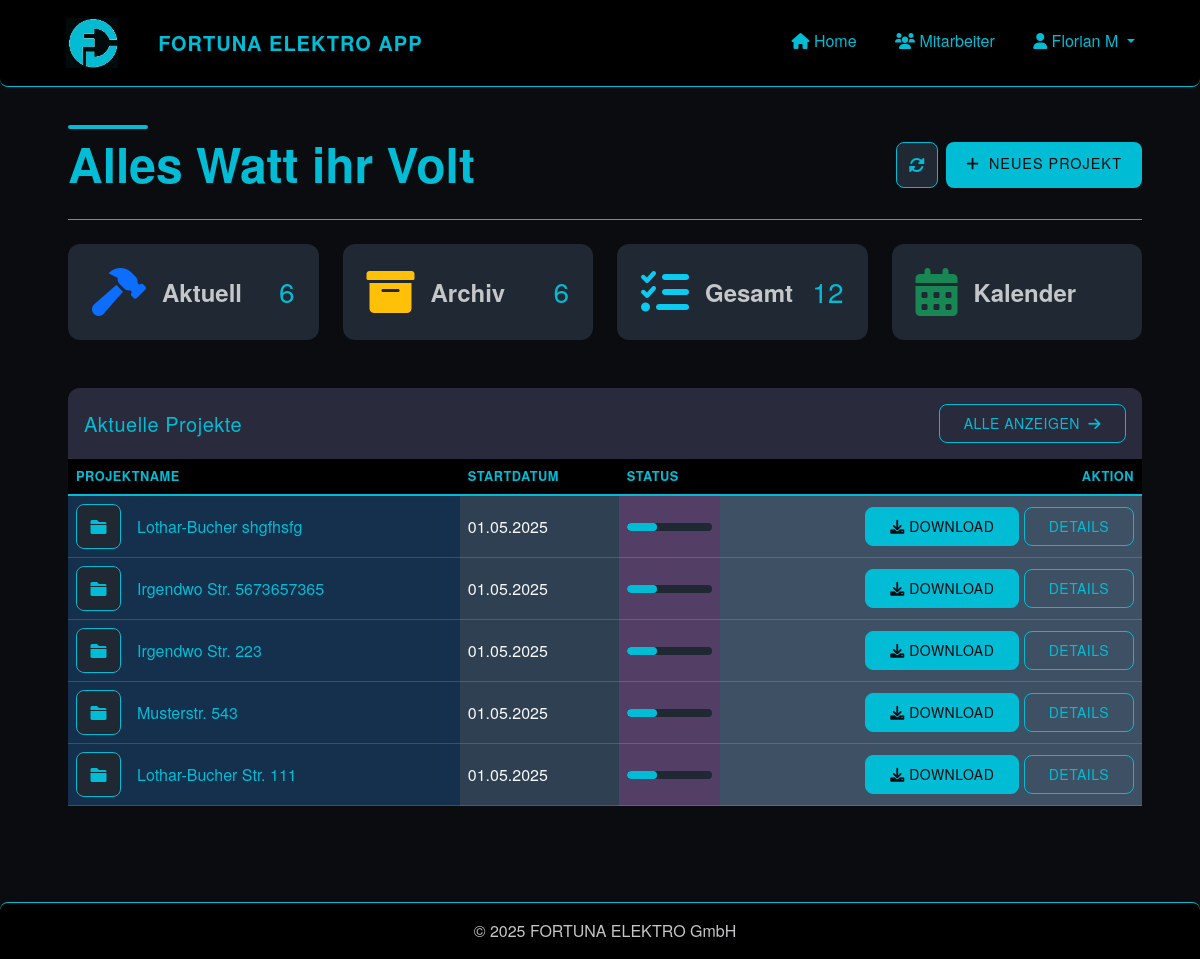
The app's page / (signed in) with its own data.
### app/models/user.py (models this page shows, shortened)
class User(UserMixin, db.Model):
    id = db.Column(db.Integer, primary_key=True)
    username = db.Column(db.String(64), unique=True, nullable=False)
    password_hash = db.Column(db.String(128), nullable=False)
    role = db.Column(db.String(20), nullable=False, default='installateur')  # 'admin' oder 'installateur'
    is_active = db.Column(db.Boolean, default=True)
    created_at = db.Column(db.DateTime, default=datetime.utcnow)
    projects = db.relationship('Project', backref='creator', lazy='dynamic')
    files = db.relationship('File', backref='uploader', lazy='dynamic')
    timesheets = db.relationship('Timesheet', backref='employee', lazy='dynamic')
    def is_admin(self):
        return self.role == 'admin'

### app/models/project.py (models this page shows, shortened)
class Project(db.Model):
    id = db.Column(db.Integer, primary_key=True)
    name = db.Column(db.String(128), nullable=False)  # Adresse als Projektname
    description = db.Column(db.Text)
    start_date = db.Column(db.DateTime, default=datetime.utcnow)
    end_date = db.Column(db.DateTime)
    status = db.Column(db.String(20), default='in_bearbeitung')  # 'in_bearbeitung', 'abgeschlossen', 'archiviert'
    creator_id = db.Column(db.Integer, db.ForeignKey('user.id'), nullable=False)
    files = db.relationship('File', backref='project', lazy='dynamic', cascade='all, delete-orphan')
    timesheets = db.relationship('Timesheet', backref='project', lazy='dynamic', cascade='all, delete-orphan')

### app/routes/dashboard.py (the view)
@dashboard.route('/')
@login_required
def index():
    in_progress = Project.query.filter_by(status='in_bearbeitung').order_by(Project.start_date.desc()).all()
    archived = Project.query.filter_by(status='archiviert').order_by(Project.start_date.desc()).all()
    return render_template(
        'dashboard/index.html',
        title='Dashboard',
        in_progress=in_progress,
        archived=archived
    )

### app/models/user.py (called while the page is built)
@login_manager.user_loader
def load_user(id):
    return User.query.get(int(id))

### app/templates/dashboard/index.html (shortened to what this page needs)
{% extends "base.html" %}
{% block content %}
<div class="container-fluid py-4">
    <div class="d-flex flex-column flex-md-row justify-content-between align-items-start align-items-md-center mb-4 gap-3">
        <div class="position-relative">
            <div class="dashboard-heading-decoration"></div>
            <h4 class="fw-bold mb-1 display-5 position-relative">Alles Watt ihr Volt</h4>
        </div>
        <div class="d-flex">
            <a href="{{ url_for('dashboard.index') }}" class="btn btn-light me-2 btn-refresh" aria-label="Aktualisieren">
                <i class="fas fa-sync-alt"></i>
            </a>
            <a href="{{ url_for('projects.new_project') }}" class="btn btn-gradient">
                <i class="fas fa-plus me-1"></i> Neues Projekt
            </a>
        </div>
    </div>
<div class="row g-4 mb-5">
    <div class="col-12 col-sm-6 col-lg-3">
        <div class="card h-100 border-0 shadow-hover stat-card custom-stat-card" data-bs-toggle="modal" data-bs-target="#projectsModal" data-tab-target="in-progress-tab">
            <div class="card-body p-4">
                <div class="d-flex align-items-center justify-content-between">
                    <div class="d-flex align-items-center gap-3">
                        <i class="fas fa-hammer fa-3x text-primary"></i>
                        <span class="text-muted fw-bold fs-4">Aktuell</span>
                    </div>
                    <h3 class="mb-0">{{ in_progress|length }}</h3>
                </div>
            </div>
        </div>
    </div>
    <div class="col-12 col-sm-6 col-lg-3">
        <div class="card h-100 border-0 shadow-hover stat-card custom-stat-card" data-bs-toggle="modal" data-bs-target="#projectsModal" data-tab-target="archived-tab">
            <div class="card-body p-4">
                <div class="d-flex align-items-center justify-content-between">
                    <div class="d-flex align-items-center gap-3">
                        <i class="fas fa-archive fa-3x text-warning"></i>
                        <span class="text-muted fw-bold fs-4">Archiv</span>
                    </div>
                    <h3 class="mb-0">{{ archived|length }}</h3>
                </div>
            </div>
        </div>
    </div>
    <div class="col-12 col-sm-6 col-lg-3">
        <div class="card h-100 border-0 shadow-hover stat-card custom-stat-card" data-bs-toggle="modal" data-bs-target="#projectsModal" data-tab-target="all-tab">
            <div class="card-body p-4">
                <div class="d-flex align-items-center justify-content-between">
                    <div class="d-flex align-items-center gap-3">
                        <i class="fas fa-tasks fa-3x text-info"></i>
                        <span class="text-muted fw-bold fs-4">Gesamt</span>
                    </div>
                    <h3 class="mb-0">{{ (in_progress|length) + (completed|length) + (archived|length) }}</h3>
                </div>
            </div>
        </div>
    </div>
    <div class="col-12 col-sm-6 col-lg-3">
        <div class="card h-100 border-0 shadow-hover stat-card custom-stat-card" data-bs-toggle="modal" data-bs-target="#projectsModal" data-tab-target="calendar-tab">
            <div class="card-body p-4">
                <div class="d-flex align-items-center justify-content-between">
                    <div class="d-flex align-items-center gap-3">
                        <i class="fas fa-calendar-alt fa-3x text-success"></i>
                        <span class="text-muted fw-bold fs-4">Kalender</span>
                    </div>
                </div>
            </div>
        </div>
    </div>
</div>
<div class="row mb-4">
    <div class="col-12">
        <div class="card border-0 shadow-hover aktuelle-projekte">
            <div class="card-header border-0 py-3">
                <div class="d-flex justify-content-between align-items-center">
                    <h5 class="mb-0"> Aktuelle Projekte</h5>
                    <button class="btn btn-sm btn-outline-primary" data-bs-toggle="modal" data-bs-target="#projectsModal">
                        Alle anzeigen <i class="fas fa-arrow-right ms-1"></i>
                    </button>
                </div>
            </div>
            <div class="card-body p-0">
                {% if in_progress %}
                    <div class="table-responsive" >
                        <table class="table table-hover align-middle mb-0" >
                            <thead>
                                <tr>
                                    <th>Projektname</th>
                                    <th class="d-none d-md-table-cell">Startdatum</th>
                                    <th class="d-none d-lg-table-cell" >Status</th>
                                    <th class="text-end">Aktion</th>
                                </tr>
                            </thead>
                            <tbody>
                                {% for project in in_progress[:5] %}
                                    <tr>
                                        <td style="background-color: #14304d">
                                            <div class="d-flex align-items-center" >
                                                <div class="project-icon me-3" >
                                                    <i class="fas fa-folder" style="color: var(--accent);"></i>
                                                </div>
                                                <div>
                                                    <h6 class="mb-0" >{{ project.name }}</h6>
                                                </div>
                                            </div>
                                        </td>
                                        <td class="d-none d-md-table-cell text-light" style="background-color: #2f4052">{{ project.start_date.strftime('%d.%m.%Y') }}</td>
                                        <td class="d-none d-lg-table-cell" style="background-color: #533f66">
                                            <div class="progress" style="height: 8px; background-color: var(--primary-light);">
                                                <div class="progress-bar" role="progressbar" style="width:35%; background-color: var(--accent);"></div>
                                            </div>
                                        </td>
                                        <td class="text-end"  style="background-color: #3e5063">
                                            <a href="{{ url_for('files.download_project', project_id=project.id) }}" class="btn btn-sm btn-primary">
                                                <i class="fas fa-download"></i> Download
                                            </a>
                                            <a href="{{ url_for('projects.view_project', project_id=project.id) }}" class="btn btn-sm btn-outline-primary">
                                                Details
                                            </a>
                                        </td>
                                    </tr>
                                {% endfor %}
                            </tbody>
                        </table>
                    </div>
                {% endif %}
            </div>
        </div>
    </div>
</div>
</div>
                        {% set all_projects = in_progress + archived %}
{% endblock %}

### app/templates/base.html (shortened to what this page needs)
<!DOCTYPE html>
<html lang="de">
<head>
    <link href="https://cdn.jsdelivr.net/npm/bootstrap@5.3.0/dist/css/bootstrap.min.css" rel="stylesheet">
    <link rel="stylesheet" href="https://cdnjs.cloudflare.com/ajax/libs/font-awesome/6.0.0/css/all.min.css">
    <link rel="stylesheet" href="{{ url_for('static', filename='css/style.css') }}">
</head>
<body>
<nav class="navbar navbar-expand-lg navbar-dark mb-4">
    <div class="container position-relative">
        <a class="navbar-brand d-flex align-items-center" href="{{ url_for('dashboard.index') }}">
            <img src="{{ url_for('static', filename='img/logo.jpg') }}" alt="Fortuna Elektro Logo"
                 style="height: 50px; width: auto; max-height: 90%; margin-right: 40px; margin-left: 30px;">
            <span style="color: var(--accent)">FORTUNA ELEKTRO APP</span>
        </a>
        <div class="collapse navbar-collapse" id="navbarNav">
            <ul class="navbar-nav ms-auto">
                {% if current_user.is_authenticated %}
                    <li class="nav-item">
                        <a class="nav-link" href="{{ url_for('dashboard.index') }}">
                            <i class="fas fa-home"></i> Home
                        </a>
                    </li>
                    {% if current_user.is_admin() %}
                        <li class="nav-item">
                            <a class="nav-link" href="{{ url_for('admin.list_users') }}">
                                <i class="fas fa-users"></i> Mitarbeiter
                            </a>
                        </li>
                    {% endif %}
                    <li class="nav-item dropdown">
                        <a class="nav-link dropdown-toggle" href="#" role="button" data-bs-toggle="dropdown">
                            <i class="fas fa-user"></i> {{ current_user.username }}
                        </a>
                    </li>
                {% else %}
                    <li class="nav-item">
                        <a class="nav-link" href="{{ url_for('auth.login') }}">
                            <i class="fas fa-sign-in-alt"></i> Anmelden
                        </a>
                    </li>
                {% endif %}
            </ul>
        </div>
    </div>
</nav>
    <div class="container mb-5">
        {% block content %}{% endblock %}
    </div>
    <footer class="footer mt-auto py-3">
        <div class="container text-center">
            <span class="text-muted">&copy; 2025 FORTUNA ELEKTRO GmbH</span>
        </div>
    </footer>
</body>
</html>

### app/templates/base.html (style rules this page uses)
:root { --primary: #0B0C10; --primary-light: #1F2833; --primary-dark: #000000; --accent: #66FCF1; --accent-light: #45A29E; --success: #45A29E; --danger: #FF3B3B; --warning: #FF8F00; --info: #66FCF1; --light-bg: #1F2833; --card-bg: #0B0C10; --text-dark: #FFFFFF; --text-muted: #C5C6C7; --border-radius-sm: 4px; --border-radius-md: 8px; --border-radius-lg: 12px; }
body { background-color: var(--primary); color: var(--text-white); min-height: 100vh; display: flex; flex-direction: column; max-width: 100%; overflow-x: hidden; }
.navbar { background-color: var(--primary-dark) !important; border-bottom: 1px solid var(--accent); padding: 0.8rem 1rem; border-radius: 0 0 var(--border-radius-md) var(--border-radius-md); }
.navbar-brand { color: var(--accent) !important; font-weight: 700; letter-spacing: 1px; display: flex; align-items: center; padding-left: 0 !important; }
.navbar-brand img { margin-right: 10px; height: 50px; width: auto; max-height: 90%; }
.nav-link { color: var(--accent) !important; position: relative; padding: 0.8rem 1.2rem !important; border-bottom: 3px solid transparent; transition: all 0.3s ease; border-radius: var(--border-radius-sm); }
.container { flex: 1; width: 100%; padding-left: 15px; padding-right: 15px; margin-left: auto; margin-right: auto; }
.footer { background-color: var(--primary-dark) !important; border-top: 1px solid var(--accent); margin-top: auto; padding: 1rem 0; border-radius: var(--border-radius-md) var(--border-radius-md) 0 0; }
.footer .text-muted { color: var(--text-muted) !important; }
.btn { border-radius: var(--border-radius-md); padding: 0.5rem 1.5rem; transition: all 0.3s ease; text-transform: uppercase; letter-spacing: 0.5px; font-weight: 500; }
.btn-primary { background-color: var(--accent); border-color: var(--accent); color: var(--primary); }
.card { background-color: var(--primary-light); border: 1px solid var(--accent); border-radius: var(--border-radius-lg); }
.card-header { background-color: rgba(102, 252, 241, 0.1); border-bottom: 1px solid var(--accent); font-weight: 600; letter-spacing: 0.5px; color: var(--accent); border-radius: var(--border-radius-lg) var(--border-radius-lg) 0 0; }
.card-body, .card-body p, .card-body label, .card-body .form-text, .card-body small { color: #66d9ff !important; }
.table { color: var(--accent); }
.table thead th { background-color: var(--primary-dark); color: var(--accent); border-bottom: 2px solid var(--accent); text-transform: uppercase; letter-spacing: 0.5px; font-size: 0.9rem; font-weight: 600; }
.table tbody tr { border-bottom: 1px solid rgba(102, 252, 241, 0.2); }

### records on screen
User: username "Florian M"
Project: name "Lothar-Bucher shgfhsfg", start_date "01.05.2025"
Project: name "Irgendwo Str. 5673657365", start_date "01.05.2025"
Project: name "Irgendwo Str. 223", start_date "01.05.2025"
Project: name "Musterstr. 543", start_date "01.05.2025"
Project: name "Lothar-Bucher Str. 111", start_date "01.05.2025"

### other values on screen
{{ in_progress|length }} "6"
{{ archived|length }} "6"
{{ (in_progress|length) + (completed|length) + (archived|length) }} "12"
